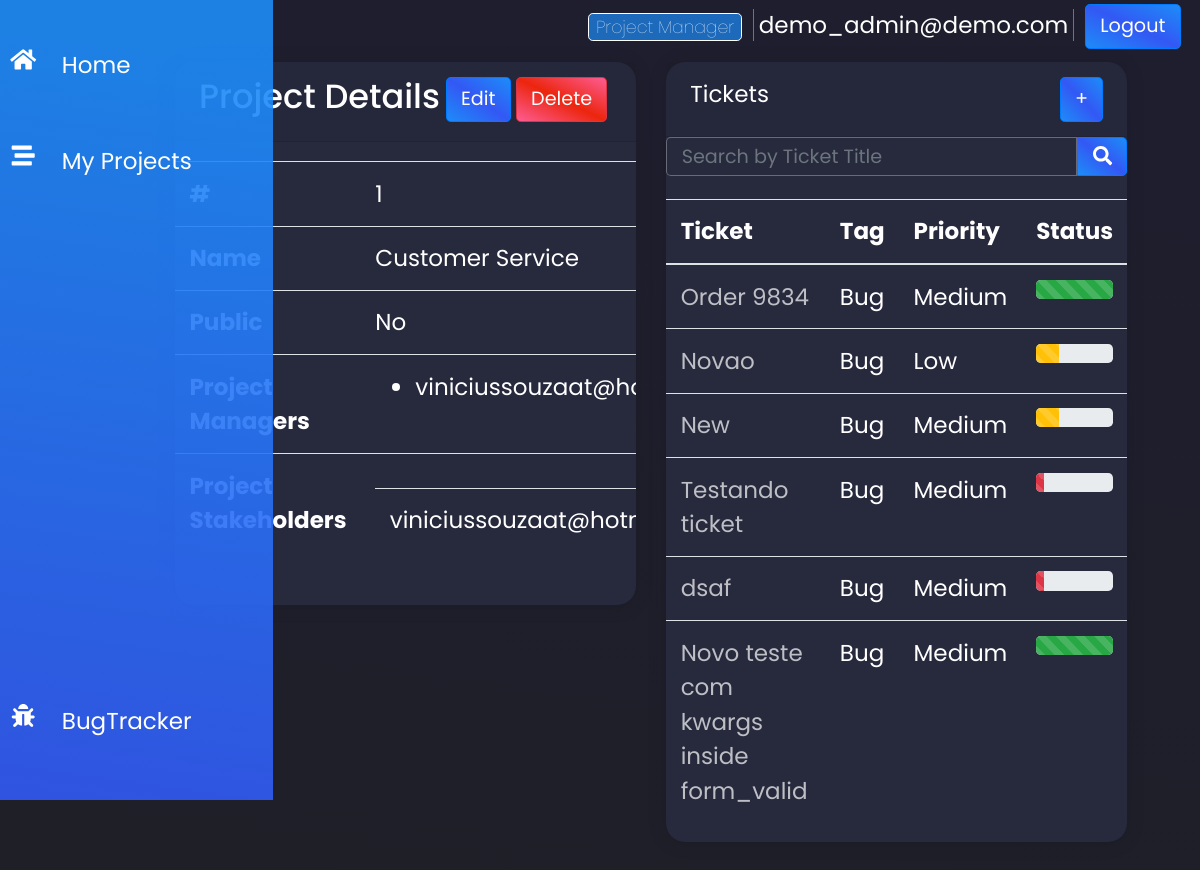
The app's page /projects/1 (signed in), older data.
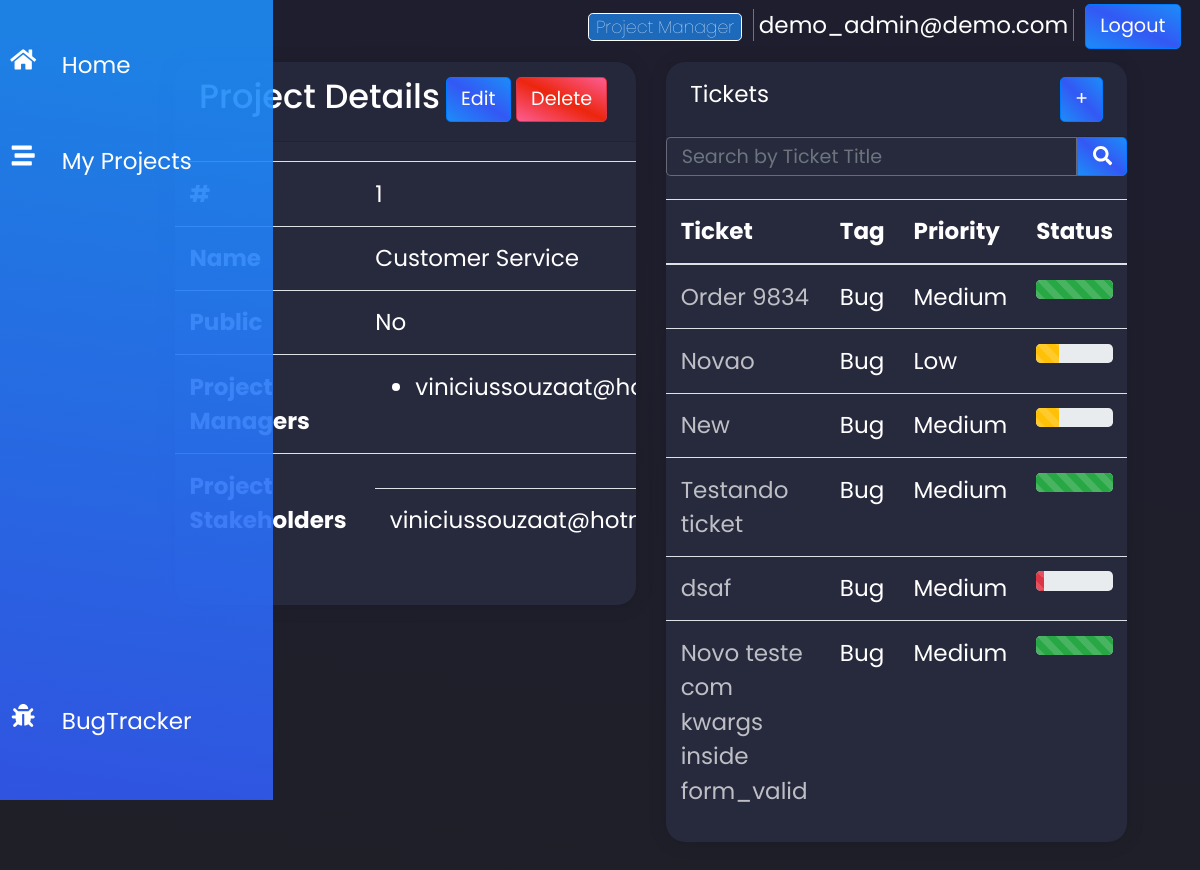
The same page, newer data.
### tracker/models.py (models this page shows, shortened)
class Ticket(models.Model):
    LOW = 1
    MEDIUM = 2
    HIGH = 3
    PRIORITIES_CHOICES = [
        (LOW, 'Low'),
        (MEDIUM, 'Medium'),
        (HIGH, 'High'),
    ]
    SENT = 1
    ASSIGNED = 2
    IN_PROGRESS = 3
    DONE = 4
    STATUS_CHOICES = [
        (SENT, 'Sent'),
        (ASSIGNED, 'Assigned'),
        (IN_PROGRESS, 'In Progress'),
        (DONE, 'Done'),
    ]
    project = models.ForeignKey(Project, related_name='ticket', on_delete=models.CASCADE)
    title = models.CharField(max_length=50)
    requester = models.ForeignKey(Account, related_name='userticket', on_delete=models.CASCADE)
    assigned = models.ForeignKey(Account, related_name='userassigned', on_delete=models.CASCADE, blank=True, null=True)
    description =  models.TextField()
    deadline = models.DateTimeField()
    priority = models.PositiveSmallIntegerField(choices=PRIORITIES_CHOICES, default=1)
    status = models.PositiveSmallIntegerField(choices=STATUS_CHOICES, default=1)
    tag = models.ForeignKey("TicketTag", related_name="tickettag", on_delete=models.CASCADE)
    date_created = models.DateTimeField(auto_now_add=True)
    history = HistoricalRecords()

class TicketTag(models.Model):
    label = models.CharField(max_length=50)
    def __str__(self):
        return self.label

### tracker/views.py (the view)
# urls.py: path('projects/<int:pk>', ProjectDetailView.as_view(), name='project-detail'),
class ProjectDetailView(LoginRequiredMixin, DetailView):
    login_url = '/accounts/template/registration/login/'
    model = Project
    def get_context_data(self,**kwargs):
        context = super(ProjectDetailView,self).get_context_data(**kwargs)
        tickets = Ticket.objects.filter(project= self.get_object())
        if self.request.GET.get('search'):
            search_field = self.request.GET.get('search')
            tickets = tickets.filter(title__icontains = search_field)
        context['tickets'] = tickets
        return context

### accounts/models.py (called while the page is built)
    def __str__(self):
        return self.email

    @property
    def is_staff(self):
        return self.staff

    @property
    def is_active(self):
        return self.active

### templates/tracker/project_detail.html (shortened to what this page needs)
{% extends 'base.html' %} {% block content %}
<div class="row ml-5 mr-5">
  <div class="col-md-6 mt-2">
    <div class="card">
      <div class="card-header">
        <span><h3 class="d-inline-flex">Project Details</h3></span>
        {% if request.user.role == 1 %}
        <span class="d-flex float-right">
          <a
            class="btn btn-primary mr-1"
            href="{% url 'tracker:project-edit' object.id %}"
          >
            Edit
          </a>
          <form
            action="{% url 'tracker:project-delete' object.id %}"
            method="post"
          >
            <button
              type="submit"
              class="btn btn-danger mr-1"
              onclick="return confirm('Are you sure?')"
            >
              Delete
            </button>
          </form>
          {% endif %}
        </span>
      </div>
      <table class="table table-responsive">
        <tbody>
          <tr>
            <th>#</th>
            <td>{{object.id}}</td>
          </tr>
          <tr>
            <th>Name</th>
            <td>{{object.name}}</td>
          </tr>
          <tr>
            <th>Public</th>
            <td>{% if object.public %}Yes {% else %}No {% endif %}</td>
          </tr>
          <tr>
            <th>Project Managers</th>
            <td>
              <ul>
                {% for manager in object.manager.all %}
                <li>{{manager}}</li>
                {% endfor %}
              </ul>
            </td>
          </tr>
          <tr>
            <th>Project Stakeholders</th>
            <td>
              <table class="table">
                <tbody>
                  {% for stakeholder in object.stakeholder.all %}
                  <tr>
                    <td>{{stakeholder}}</td>
                  </tr>
                  {% endfor %}
                </tbody>
              </table>
            </td>
          </tr>
        </tbody>
      </table>
    </div>
  </div>
  <div class="col-md-6">
    <div class="card mt-2">
      <div class="card-header">
        <span>Tickets</span>
        <a
          class="btn btn-primary float-right"
          href="{% url 'tracker:ticket-create' project_id=object.id%}"
          >+
        </a>
      </div>
      <form role="form" method="GET">
        <div class="input-group">
          <input
            type="text"
            name="search"
            class="form-control"
            id="search_bar"
            placeholder="Search by Ticket Title"
          />
          <button class="btn btn-primary d-flex align-center" id="filter_btn" type="submit">
            <i class="fas fa-search"></i>
          </button>
        </div>
      </form>
      <table class="table">
        <thead>
          <tr>
            <th>Ticket</th>
            <th>Tag</th>
            <th>Priority</th>
            <th>Status</th>
          </tr>
        </thead>
        <tbody>
          {% for ticket in tickets %}
          <tr>
            <td>
              <a href="{% url 'tracker:ticket-detail' ticket.id%}">
                {{ticket.title}}
              </a>
            </td>
            <td>{{ ticket.tag}}</td>
            <td>{{ ticket.get_priority_display}}</td>
            <td>
            <div class="progress">
              <div
                class="progress-bar progress-bar-striped {% if ticket.status == 1  %}bg-danger{% elif ticket.status == 2 %}bg-warning {% elif ticket.status == 3 %} bg-info {% elif ticket.status == 4 %} bg-success {% endif %}"
                role="progressbar"
                style="width:{% if ticket.status == 1  %}10%{% elif ticket.status == 2 %}30% {% elif ticket.status == 3 %} 50% {% elif ticket.status == 4 %} 100% {% endif %}"
                aria-valuenow="50"
                aria-valuemin="0"
                aria-valuemax="100">
              </div>
            </div>
            </td>
          </tr>
          {% endfor %}
        </tbody>
      </table>
    </div>
  </div>
</div>
{% endblock content %}

Row changes from the older to the newer data that the page shows:
changed Ticket "Testando ticket": status 1 → 4 (drawn)
